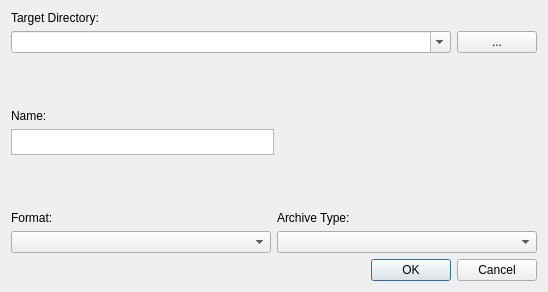
<?xml version="1.0" encoding="UTF-8"?>
<ui version="4.0">
 <class>ImportExport</class>
 <widget class="QDialog" name="ImportExport">
  <property name="geometry">
   <rect>
    <x>0</x>
    <y>0</y>
    <width>548</width>
    <height>292</height>
   </rect>
  </property>
  <property name="windowTitle">
   <string>Dialog</string>
  </property>
  <layout class="QVBoxLayout" name="verticalLayout">
   <item>
    <layout class="QVBoxLayout" name="verticalLayout_4">
     <item>
      <widget class="QLabel" name="label_2">
       <property name="text">
        <string>Target Directory:</string>
       </property>
      </widget>
     </item>
     <item>
      <layout class="QHBoxLayout" name="horizontalLayout_5">
       <item>
        <widget class="QComboBox" name="directory_2">
         <property name="editable">
          <bool>true</bool>
         </property>
        </widget>
       </item>
       <item>
        <widget class="QPushButton" name="chooseDirectory_5">
         <property name="sizePolicy">
          <sizepolicy hsizetype="Maximum" vsizetype="Fixed">
           <horstretch>0</horstretch>
           <verstretch>0</verstretch>
          </sizepolicy>
         </property>
         <property name="text">
          <string>...</string>
         </property>
        </widget>
       </item>
      </layout>
     </item>
    </layout>
   </item>
   <item>
    <spacer name="verticalSpacer_2">
     <property name="orientation">
      <enum>Qt::Vertical</enum>
     </property>
     <property name="sizeHint" stdset="0">
      <size>
       <width>20</width>
       <height>40</height>
      </size>
     </property>
    </spacer>
   </item>
   <item>
    <layout class="QHBoxLayout" name="horizontalLayout_2">
     <item>
      <layout class="QVBoxLayout" name="verticalLayout_5">
       <item>
        <widget class="QLabel" name="label">
         <property name="text">
          <string>Name:</string>
         </property>
        </widget>
       </item>
       <item>
        <widget class="QTextEdit" name="textEdit">
         <property name="sizePolicy">
          <sizepolicy hsizetype="Expanding" vsizetype="Maximum">
           <horstretch>0</horstretch>
           <verstretch>0</verstretch>
          </sizepolicy>
         </property>
         <property name="maximumSize">
          <size>
           <width>16777215</width>
           <height>26</height>
          </size>
         </property>
        </widget>
       </item>
      </layout>
     </item>
     <item>
      <spacer name="horizontalSpacer">
       <property name="orientation">
        <enum>Qt::Horizontal</enum>
       </property>
       <property name="sizeHint" stdset="0">
        <size>
         <width>40</width>
         <height>20</height>
        </size>
       </property>
      </spacer>
     </item>
    </layout>
   </item>
   <item>
    <spacer name="verticalSpacer">
     <property name="orientation">
      <enum>Qt::Vertical</enum>
     </property>
     <property name="sizeHint" stdset="0">
      <size>
       <width>20</width>
       <height>40</height>
      </size>
     </property>
    </spacer>
   </item>
   <item>
    <layout class="QHBoxLayout" name="horizontalLayout">
     <item>
      <layout class="QVBoxLayout" name="verticalLayout_2">
       <item>
        <widget class="QLabel" name="label_3">
         <property name="text">
          <string>Format:</string>
         </property>
        </widget>
       </item>
       <item>
        <widget class="QComboBox" name="comboBox_4"/>
       </item>
      </layout>
     </item>
     <item>
      <layout class="QVBoxLayout" name="verticalLayout_3">
       <item>
        <widget class="QLabel" name="label_6">
         <property name="text">
          <string>Archive Type:</string>
         </property>
        </widget>
       </item>
       <item>
        <widget class="QComboBox" name="comboBox">
         <property name="currentIndex">
          <number>-1</number>
         </property>
        </widget>
       </item>
      </layout>
     </item>
    </layout>
   </item>
   <item>
    <widget class="QDialogButtonBox" name="buttonBox_2">
     <property name="orientation">
      <enum>Qt::Horizontal</enum>
     </property>
     <property name="standardButtons">
      <set>QDialogButtonBox::Cancel|QDialogButtonBox::Ok</set>
     </property>
    </widget>
   </item>
  </layout>
 </widget>
 <resources/>
 <connections>
  <connection>
   <sender>buttonBox_2</sender>
   <signal>rejected()</signal>
   <receiver>ImportExport</receiver>
   <slot>reject()</slot>
   <hints>
    <hint type="sourcelabel">
     <x>354</x>
     <y>284</y>
    </hint>
    <hint type="destinationlabel">
     <x>299</x>
     <y>215</y>
    </hint>
   </hints>
  </connection>
  <connection>
   <sender>buttonBox_2</sender>
   <signal>accepted()</signal>
   <receiver>ImportExport</receiver>
   <slot>ok()</slot>
   <hints>
    <hint type="sourcelabel">
     <x>428</x>
     <y>275</y>
    </hint>
    <hint type="destinationlabel">
     <x>424</x>
     <y>248</y>
    </hint>
   </hints>
  </connection>
  <connection>
   <sender>chooseDirectory_5</sender>
   <signal>clicked()</signal>
   <receiver>ImportExport</receiver>
   <slot>browse()</slot>
   <hints>
    <hint type="sourcelabel">
     <x>134</x>
     <y>76</y>
    </hint>
    <hint type="destinationlabel">
     <x>473</x>
     <y>66</y>
    </hint>
   </hints>
  </connection>
 </connections>
 <slots>
  <slot>browse()</slot>
  <slot>ok()</slot>
 </slots>
</ui>
